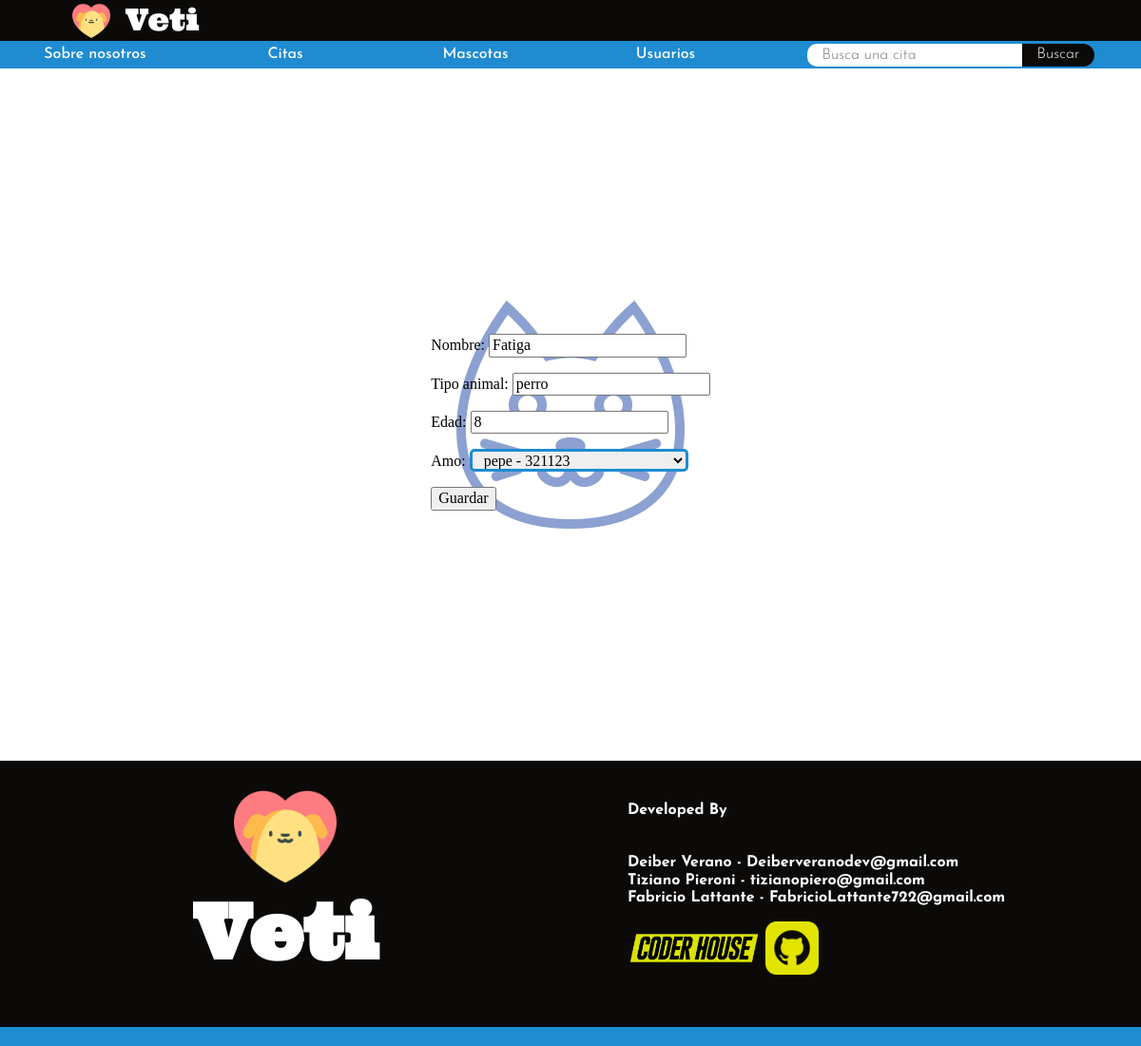
Page /veti/modifica_mascota/8 on the committed database.
### citas_usuarios/models.py (models this page shows, shortened)
class Mascota(models.Model):
    amo = models.ForeignKey(Persona,on_delete=models.CASCADE)
    nombre = models.CharField(max_length=20)
    tipo_animal = models.CharField(max_length=50)
    edad = models.IntegerField()

class Persona(models.Model):
    cedula = models.IntegerField(primary_key=True)
    nombre = models.CharField(max_length=30)
    edad = models.IntegerField()
    rol = models.ForeignKey(Rol, on_delete=models.CASCADE)
    def __str__(self):
        return f'{self.nombre} - {self.cedula}'

### citas_usuarios/views.py (the view)
# urls.py: path('modifica_mascota/<int:id>', modificarMascota, name='modifica_mascota'),
def modificarMascota(request, id):
    mascota = Mascota.objects.get(id=id)
    if request.method == "POST":
        miForm = MascotaForm(request.POST)
        if miForm.is_valid():
            data = miForm.cleaned_data
            mascota.amo = data["amo"]
            mascota.nombre = data["nombre"]
            mascota.tipo_animal = data["tipo_animal"]
            mascota.edad = data["edad"]
            mascota.save()
            return render(request, "inicio.html")
    else:
        miForm = MascotaForm(initial={
            "amo": mascota.amo,
            "nombre": mascota.nombre,
            "tipo_animal": mascota.tipo_animal,
            "edad": mascota.edad,
        })
        return render(request, "modificar_mascotas.html",{"miForm": miForm, "id": mascota.id})

### citas_usuarios/forms.py
class MascotaForm(forms.Form):
    nombre = forms.CharField(max_length=20)
    tipo_animal = forms.CharField(max_length=20)
    edad = forms.IntegerField()
    amo = forms.ModelChoiceField(
    queryset=Persona.objects.filter(rol=2),
    label='Amo',
    widget=forms.Select
)

### citas_usuarios/templates/modificar_mascotas.html
{% extends 'base.html' %}
{% load static %}
{% block bloqueSeccion %}
    <form action="{% url 'modifica_mascota' id %}" method="POST"> {% csrf_token %}
    {{miForm.as_p}}
    <input type="submit" value="Guardar">
</form>
    {% endblock bloqueSeccion %}

### citas_usuarios/static/css/styles.css (style rules this page uses)
html { width: 100%; height: 100vh; }
body { width: 100%; height: 100vh; }
:root { --color1: #1f8bd1; --color2: #20abd9; --color3: #4fdadf; --color4: #b4edeb; --color5: #f4efed; --color6: #0b0a08 }
.formulario-creacion p input,select { padding: 0 0 0 .5em; height: 1.5em; border: 3px solid var(--color1); border-radius: 5px; }

### rows in the picture
Mascota: nombre "Fatiga", tipo_animal "perro", edad "8", amo "pepe - 321123"
